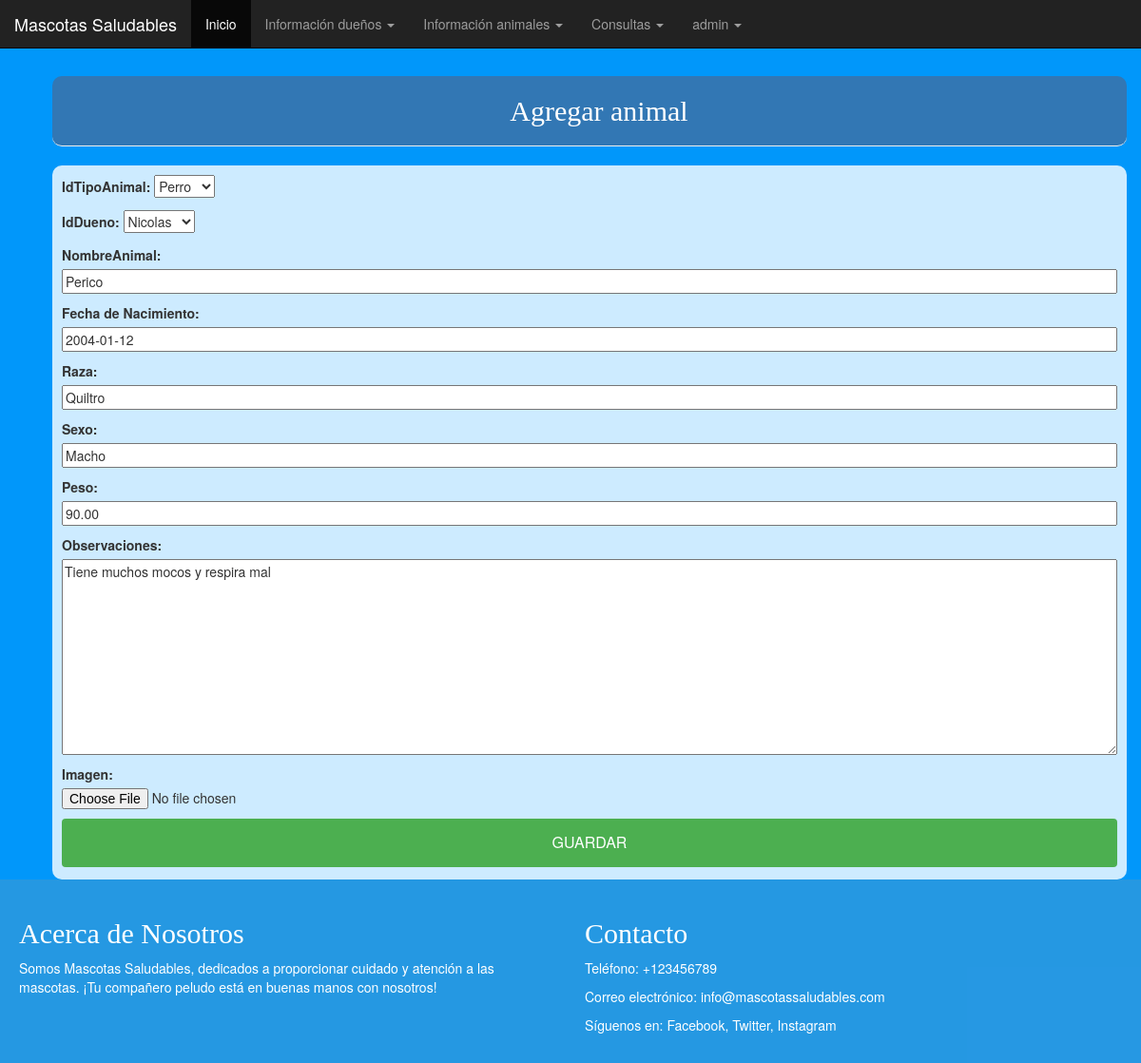
Page /persona/animal/12/edit/ (signed in) on the committed database.
### persona/models.py (models this page shows, shortened)
class Animal(models.Model):
    idTipoAnimal = models.ForeignKey(TipoAnimal, on_delete = models.CASCADE)
    idDueno = models.ForeignKey(Persona, on_delete = models.CASCADE, null = True)
    nombreAnimal = models.CharField(max_length=50)
    fechaNacimiento = models.DateField('Fecha de Nacimiento')
    raza = models.CharField(max_length=50)
    sexo = models.CharField(max_length=50)
    peso = models.DecimalField(max_digits=5, decimal_places=2)
    observaciones = models.TextField()
    imagen = models.ImageField(upload_to='animal_images/', null=True, blank=True)

### persona/views.py (the view)
# urls.py: path('animal/<int:pk>/edit/', views.animal_edit, name="animal_edit"),
@login_required
def animal_edit(request, pk):
    animal = get_object_or_404(Animal, pk=pk)
    if request.method == "POST":
        form = AnimalForm(request.POST, instance=animal)
        if form.is_valid():
            animal = form.save(commit = False)
            animal.save()
            return redirect('lista_animales')
    else:
        form = AnimalForm(instance=animal)
        return render(request, 'persona/animal_new.html',{'form':form})

### persona/forms.py
class AnimalForm(forms.ModelForm):
    class Meta:
        model = Animal
        fields = ('idTipoAnimal', 'idDueno', 'nombreAnimal','fechaNacimiento','raza','sexo','peso','observaciones','imagen')

### persona/models.py (called while the page is built)
    def __str__(self):
        return self.nombre

    def __str__(self):
        return self.nombreTipo

### persona/templates/persona/animal_new.html
{% extends 'persona/base.html' %}
{% block content %}
    <h2 class="page-header">Agregar animal</h2>
    <div class="formulario">
        <form method="POST" class="post-form">{% csrf_token %}
            {{ form.as_p }}
            <button type="submit" class="save btn btn-info block">GUARDAR</button>
            <br>
            <br>
        </form>
    </div>
{% endblock %}

### persona/templates/persona/base.html (shortened to what this page needs)
{% load static %}
<html>
<head>
    <link rel="stylesheet" href="https://maxcdn.bootstrapcdn.com/bootstrap/3.4.0/css/bootstrap.min.css">
    <link rel="stylesheet" href="{% static 'css/estilo11.css' %}">
</head>
    <body>
            <nav class="navbar navbar-inverse navbar-fixed-top">
              <div class="container-fluid">
                <div class="navbar-header">
                  <a class="navbar-brand" href="#">Mascotas Saludables</a>
                </div>
                {% if user.is_authenticated %}
                <ul class="nav navbar-nav">
                  <li class="active"><a href="#">Inicio</a></li>
                  <li class="dropdown">
                    <a class="dropdown-toggle" data-toggle="dropdown">Información dueños
                    <span class="caret"></span></a>
                  </li>
                  <li class="dropdown">
                    <a class="dropdown-toggle" data-toggle="dropdown" href="#">Información animales
                    <span class="caret"></span></a>
                  </li>
                  <li class="dropdown">
                      <a class="dropdown-toggle" data-toggle="dropdown" href="#">Consultas
                      <span class="caret"></span></a>
                    </li>
                  <li class="dropdown">
                    <a class="dropdown-toggle" data-toggle="dropdown" href="#">{{ user.username }}
                        <span class="caret"></span></a>
                      </li>
                </ul>
                {% else %}
                <a href="{% url 'login' %}" class="top-menu"><span class="glyphicon glyphicon-lock"></span></a>
                {% endif %}
              </div>
            </nav>
        <br><br><br>
        <div class="container">
          <div class="row justify-content-center">
            <div class="content">
              {% block content %}
              {% endblock %}
            </div>
          </div>
        </div>
        <div class="custom-container">
          <div class="row">
            <div class="col-md-6">
              <h2>Acerca de Nosotros</h2>
              <p>Somos Mascotas Saludables, dedicados a proporcionar cuidado y atención a las mascotas. ¡Tu compañero peludo está en buenas manos con nosotros!</p>
            </div>
            <div class="col-md-6">
              <h2>Contacto</h2>
              <p>Teléfono: +123456789</p>
              <p>Correo electrónico: info@mascotassaludables.com</p>
              <p>Síguenos en:
                <a href="#">Facebook</a>,
                <a href="#">Twitter</a>,
                <a href="#">Instagram</a>
              </p>
            </div>
          </div>
        </div>
    </body>
</html>

### persona/static/css/estilo11.css (style rules this page uses)
body { background-color: #0197fa; background-image: url("veterinaria.png"); background-size: 100%; background-position: center center; }
.custom-container { background-color: #3498dbba; padding: 20px; bottom: 0; width: 100%; }
.custom-container h2, .custom-container p, .custom-container a { color: #fff; }
.content { margin-top: 20px; }
.page-header { background-color: #3277B4; margin-top: 0; text-align: center; color: white; border-radius: 10px; padding: 20px 20px 20px 40px; }
.block { display: block; width: 100%; border: none; background-color: #4CAF50; padding: 14px 28px; font-size: 16px; cursor: pointer; text-align: center; }
.content { margin-left: 40px; }
h1, h2, h3, h4 { font-family: 'Lobster', cursive; }
.save { float: right; }
.post-form textarea, .post-form input { width: 100%; }
.formulario { padding: 10px; border: 10px; background-color: #cdebff; border-radius: 10px; }

### rows in the picture
Animal: idTipoAnimal "Perro", idDueno "Nicolas", nombreAnimal "Perico", fechaNacimiento "2004-01-12", raza "Quiltro", sexo "Macho", peso "90.00", observaciones "Tiene muchos mocos y respira mal"

### other values in the picture
{{ user.username }} "admin"
